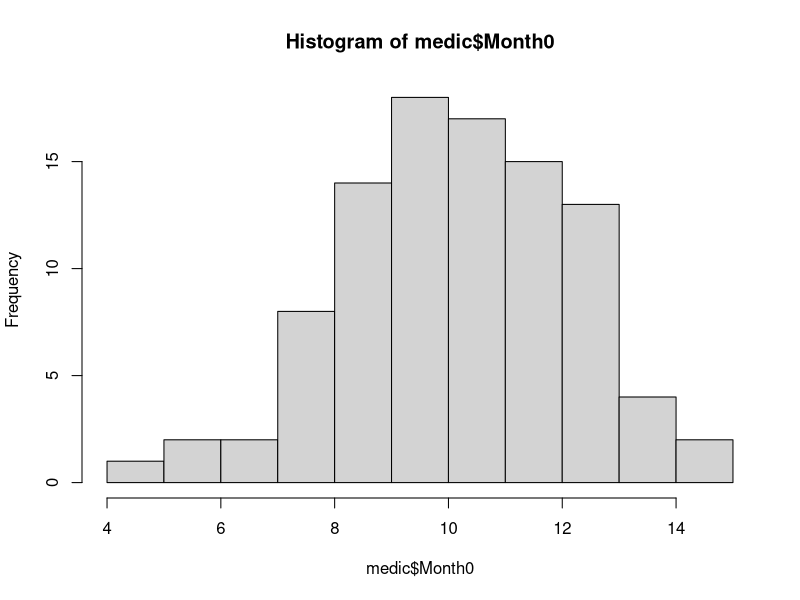
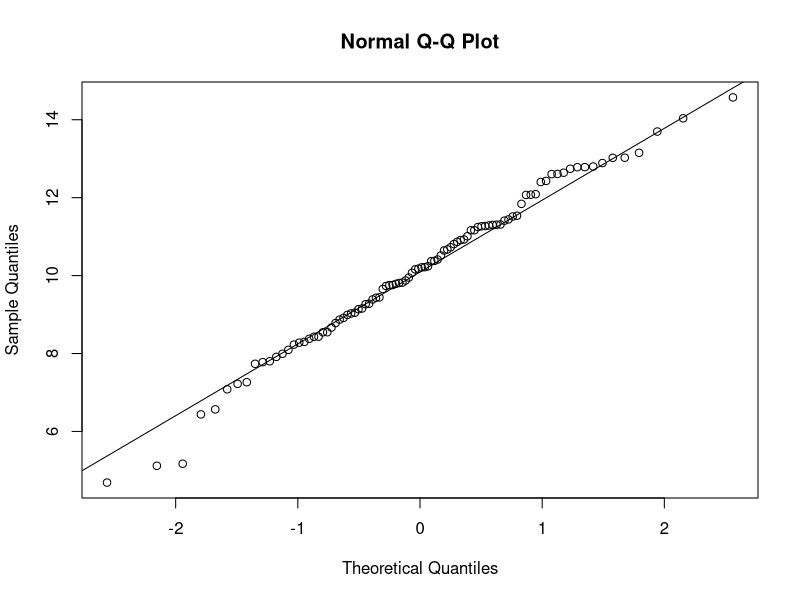
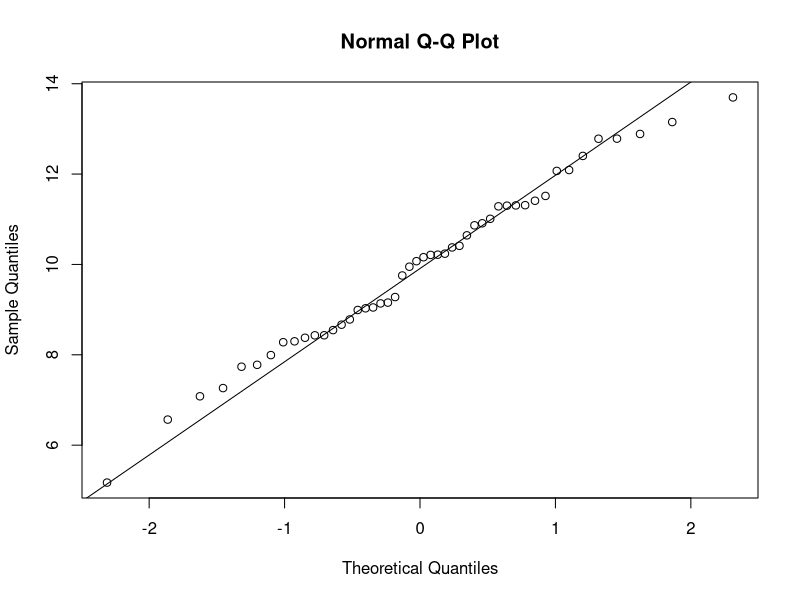
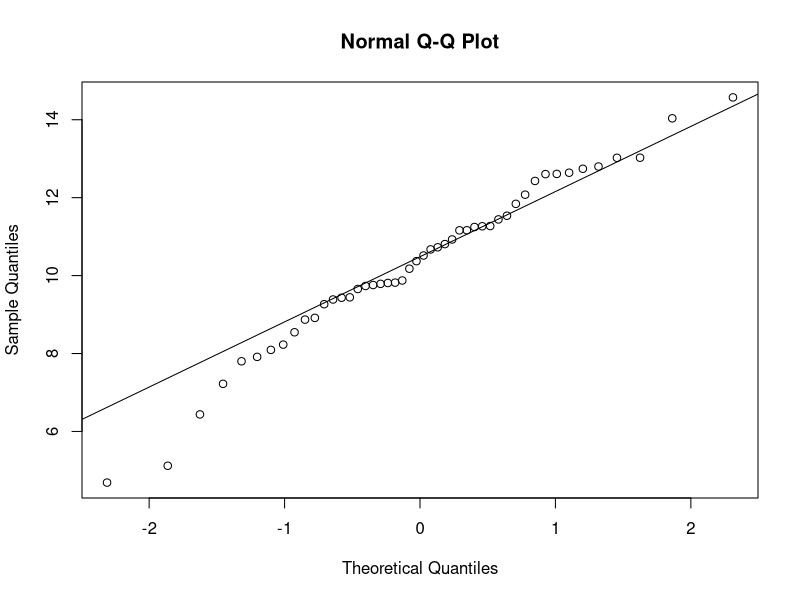

These figures' R source, in order: (Note: this script raises an error after producing the figures.)
## ---- chunk 1
knitr::opts_chunk$set(echo = TRUE)
## ---- chunk 2
medic <- read.csv(file="medicamentos.csv", header = T, stringsAsFactors = T)
head(medic)
tail(medic)
## ---- chunk 3
hist( medic$Month0 )

qqnorm( medic$Month0 )
qqline( medic$Month0 )
## ---- chunk 4
shapiro.test( medic$Month0 )
## ---- chunk 5
t.test( medic$Month0, mu = 10, alternative = "two.sided" )
## ---- chunk 6
table( medic$Sex ) #n>>

M0 <- medic$Month0[medic$Sex == "M"]
F0 <- medic$Month0[medic$Sex == "F"]

qqnorm(M0); qqline(M0); shapiro.test(M0)    #p-value = 0.8789
qqnorm(F0); qqline(F0); shapiro.test(F0)    #p-value = 0.4135
## ---- chunk 7
fligner.test( medic$Month0, medic$Sex )
## ---- chunk 8
t.test( medic$Month0 ~ medic$Sex, alternative = "two.sided", paired = F, var.equal = T )
## ---- chunk 9
qqnorm( medic$Month3-medic$Month0 ); qqline( medic$Month3-medic$Month0 )
shapiro.test( medic$Month3-medic$Month0 )
## ---- chunk 10
t.test( medic$Month3, medic$Month0, alternative = "two.sided", paired = TRUE )
## ---- chunk 11
library("dplyr")
medicP <- filter(medic, Group=="P")
table( medicP$Sex )

MP3 <- medicP$Month3[medicP$Sex == "M"]
FP3 <- medicP$Month3[medicP$Sex == "F"]

qqnorm(MP3); qqline(MP3); shapiro.test(MP3)    #p-value = 3.177e-09
qqnorm(FP3); qqline(FP3); shapiro.test(FP3)    #p-value = 4.4e-08
## ---- chunk 12
fligner.test( medicP$Month0, medicP$Sex )
## ---- chunk 13
#t.test(medic$Month0 ~ medic$Sex, alternative = "two.sided", paired = F, var.equal = T)
wilcox.test( Month3 ~ Sex, data = medicP )
